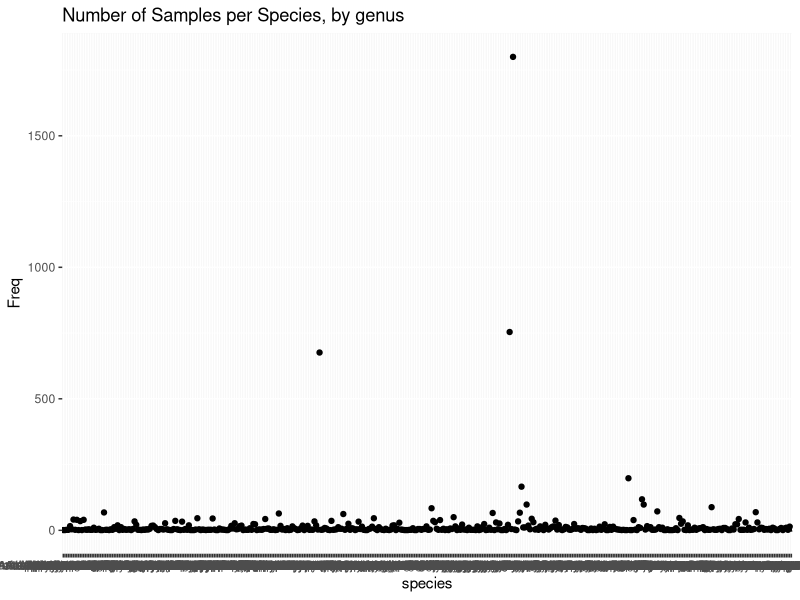
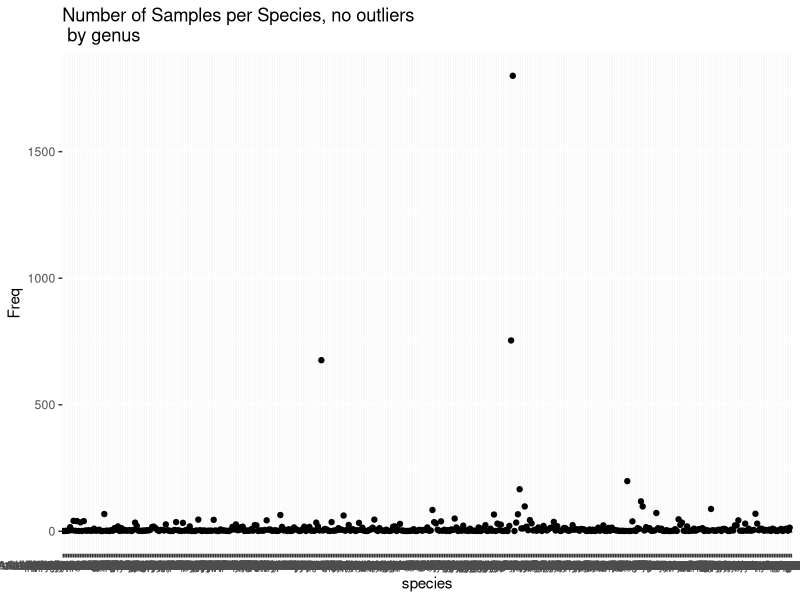
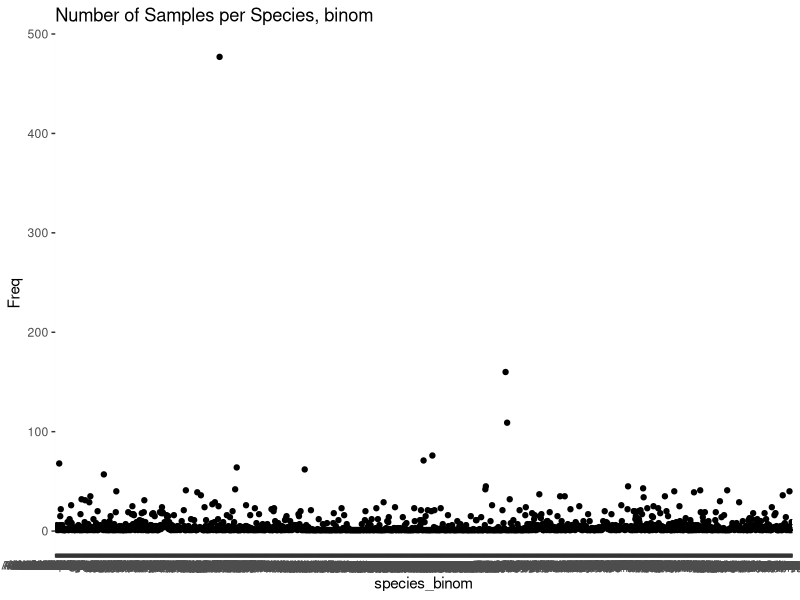
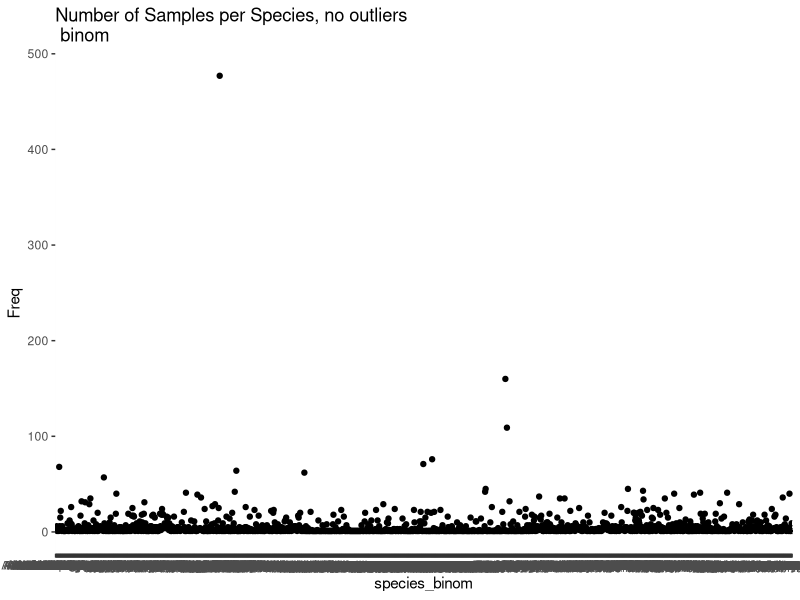

Write the R code that produced these figures, in order.
austraits_leaf_stoichiometry_MASTER<-read.csv("austraits_leaf_stoichiometry_MASTER.csv")
austraits_leaf_stoichiometry_MASTER

summary(austraits_leaf_stoichiometry_MASTER)

install.packages("tidyverse")
library(tidyverse)


###### species and number of samples - by genus ######
# number of species on left, species as indep variable 

# first, combine family and genus into one row 
austraits_leaf_stoichiometry_MASTER$species <- paste(austraits_leaf_stoichiometry_MASTER$family,
                                                     austraits_leaf_stoichiometry_MASTER$genus, sep = " ") 
#csv file not changed, this is uniquely in this R script. now family and genus are combined into "species", 
#as an extra column at the end

#step one: make vector of species 
species<-austraits_leaf_stoichiometry_MASTER$species
print(species)
#all the repeats should be counted 
species_count <- table(species)
print(species_count)
typeof(species_count)
#10464 samples

species_count_df<-as.data.frame(species_count)
#get rid of first row: no species, freq 10464 

# species_count_df <- species_count_df[2:,] #every row after the second, all columns didnt work
species_count_df <- species_count_df[-c(1), ]
#first row removed
typeof(species_count_df)
print(species_count_df)

species_names <- species_count_df[c("species")] #no repeats 
typeof(species_names) #list
print(species_names)
species_samples <- species_count_df[c("Freq")]
typeof(species_samples) #list
print(species_samples)
typeof(species_count)


# 10464 samples
# 431 species by genus

ggplot(data = species_count_df) + 
  geom_point(mapping = aes(x = species, y = Freq)) + ggtitle("Number of Samples per Species, by genus")
#flag: so many more samples
# 	Myrtaceae Eucalyptus (1800) 
#   Myrtaceae Corymbia (754)
#   Fabaceae Acacia (676)

#make plot without outliers, see what the average is there
species_count_df_no_outliers <- species_count_df[-c(153,265,267), ]
ggplot(data = species_count_df_no_outliers) + 
  geom_point(mapping = aes(x = species, y = Freq))+ ggtitle("Number of Samples per Species, no outliers\n by genus")
#plot without 3 main outliers  

#average number of samples without outliers 
avg_sample_no_outliers <- mean(species_count_df_no_outliers$Freq)
print(avg_sample_no_outliers) #10.73832



###### species and number of samples - by species binom ######
species_binom <- austraits_leaf_stoichiometry_MASTER$species_binom
typeof(species_binom)
print(species_binom)

species_count_binom <- table(species_binom)
print(species_count_binom)
typeof(species_count_binom)

species_count_df_binom<-as.data.frame(species_count_binom)
#remove first row, 
species_count_df_binom<- species_count_df_binom[-c(1), ]
#10464 samples
#1421 species by binom

ggplot(data = species_count_df_binom) + 
  geom_point(mapping = aes(x = species_binom, y = Freq)) + ggtitle("Number of Samples per Species, binom")
#outlier:Corymbia calophylla (477) which is Myrtaceae Corymbia

#without outlier
species_count_df_binom_no_outliers <- species_count_df_binom[-c(318), ]
ggplot(data = species_count_df_binom_no_outliers) + 
  geom_point(mapping = aes(x = species_binom, y = Freq))+ ggtitle("Number of Samples per Species, no outliers\n binom")
#average number of samples without outliers 
avg_sample_no_outliers_bn <- mean(species_count_df_binom_no_outliers$Freq)
print(avg_sample_no_outliers_bn) #5.175352


